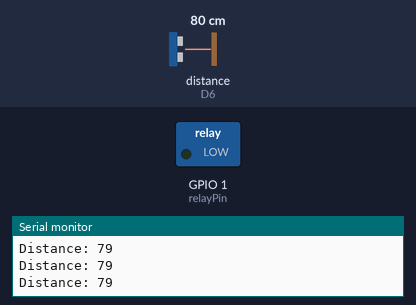
Bench run of a sketch on a simulated ESP8266 (NodeMCU). Shown: switched loads named in the sketch (green lamp = pin HIGH), the last lines printed to the serial monitor. Wiring (inferred from the names in the program): ultrasonic range finder: trigger D5; echo D6. The test bench sets the inputs (shaded band); at power-on: distance to the obstacle (sensor on D6) 80 cm. The echo pulse lasts 58.3 µs per cm; pins used as bus, display or sensor lines are not drawn.

Above: at 1.2 s.
1.3 s: distance to the obstacle (sensor on D6) set to 23 cm
4.3 s: distance to the obstacle (sensor on D6) set to 19 cm
At 5.4 s:
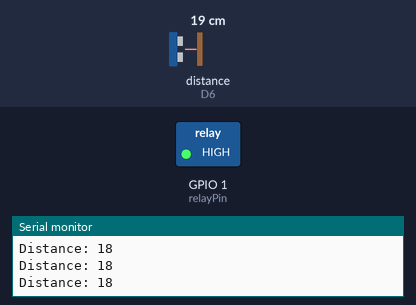
5.8 s: distance to the obstacle (sensor on D6) set to 35 cm
At 6.6 s:
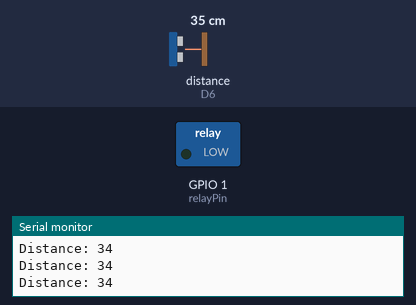
7.3 s: distance to the obstacle (sensor on D6) set to 2 cm
At 7.7 s:
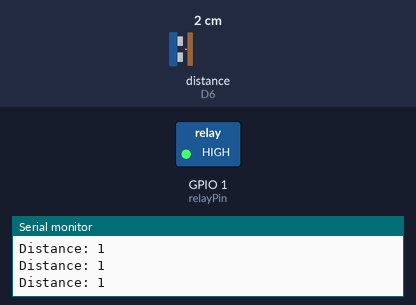
Timing chart, 0 to 9.8 s (numbered marks = the images above; inputs shaded):
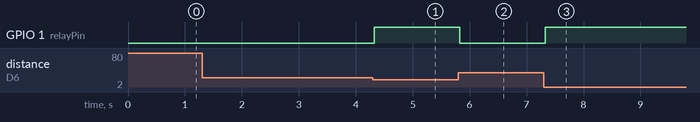

Measured:
- the behaviour switches between 21 and 20 cm on distance to the obstacle (sensor on D6) (found by bisection; images 0 and 1)
- after the input at 4.3 s, GPIO 1 (relayPin): LOW → HIGH at once
- after the input at 5.8 s, GPIO 1 (relayPin): HIGH → LOW at once
- after the input at 7.3 s, GPIO 1 (relayPin): LOW → HIGH at once

The sketch:

Ultrasonic_Sensor_Relay.ino
```cpp
int trigPin = D5;
int echoPin = D6;
int relayPin = D10;
void setup() {
  pinMode(trigPin, OUTPUT);
  pinMode(echoPin, INPUT);
  pinMode(relayPin, OUTPUT);
  digitalWrite(trigPin, LOW); // clean the trigPin
  Serial.begin(9600);
}
void loop() {
  digitalWrite(trigPin, HIGH);
  delayMicroseconds(10); // triger for 10 micro seconds
  digitalWrite(trigPin, LOW);
  long duration = pulseIn(echoPin, HIGH); // Read returns the sound wave travel time in microseconds
  int distance = duration * 0.034 / 2;   // Calculating the distance
  Serial.print("Distance: ");
  Serial.println(distance);
  if (distance < 20){
    digitalWrite(relayPin, HIGH);
  }
  else{
    digitalWrite(relayPin, LOW);
  }
}
```
